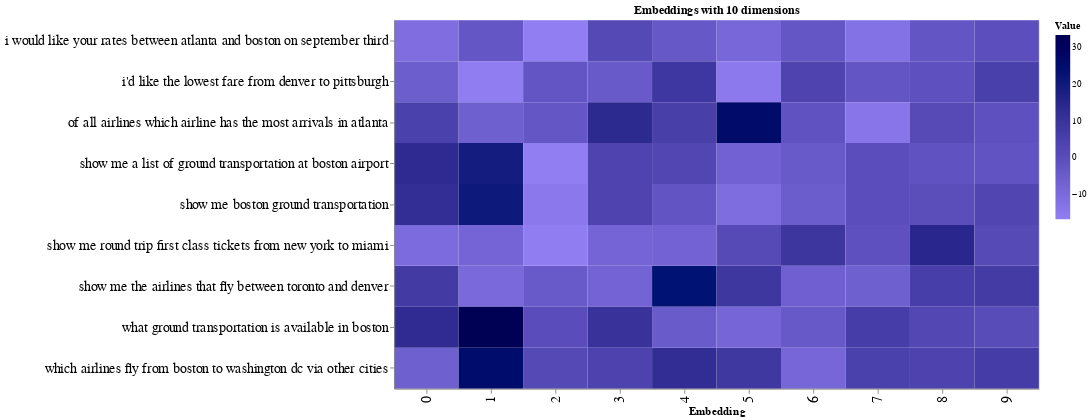

This figure's notebook cell:
### Code cell
# Set sample size to visualize
sample = 9

# Reshape the data for visualization purposes
source = pd.DataFrame(embed_pc)[:sample]
source = pd.concat([source,df['query']], axis=1)
source = source.melt(id_vars=['query'])

# Configure the plot
chart = alt.Chart(source).mark_rect().encode(
    x=alt.X('variable:N', title="Embedding"),
    y=alt.Y('query:N', title='',axis=alt.Axis(labelLimit=500)),
    color=alt.Color('value:Q', title="Value", scale=alt.Scale(
                range=["#917EF3", "#000000"]))
)

result = chart.configure(background='#ffffff'
        ).properties(
        width=700,
        height=400,
        title='Embeddings with 10 dimensions'
       ).configure_axis(
      labelFontSize=15,
      titleFontSize=12)

# Show the plot
result

### Figure 1 — Vega-Lite specification as saved in the notebook (floating-point values rounded to 4 significant figures; data arrays with more than 128 entries replaced by an {"elided": "..."} marker saying what was removed)
{"config": {"view": {"continuousWidth": 400, "continuousHeight": 300}, "axis": {"labelFontSize": 15, "titleFontSize": 12}, "background": "#ffffff"}, "data": {"name": "data-98a10458e304dc88c8c0c9a9d62c6185"}, "mark": "rect", "encoding": {"color": {"field": "value", "scale": {"range": ["#917EF3", "#000000"]}, "title": "Value", "type": "quantitative"}, "x": {"field": "variable", "title": "Embedding", "type": "nominal"}, "y": {"axis": {"labelLimit": 500}, "field": "query", "title": "", "type": "nominal"}}, "height": 400, "title": "Embeddings with 10 dimensions", "width": 700, "$schema": "https://vega.github.io/schema/vega-lite/v4.17.0.json", "datasets": {"data-98a10458e304dc88c8c0c9a9d62c6185": {"elided": "1140 records"}}}
